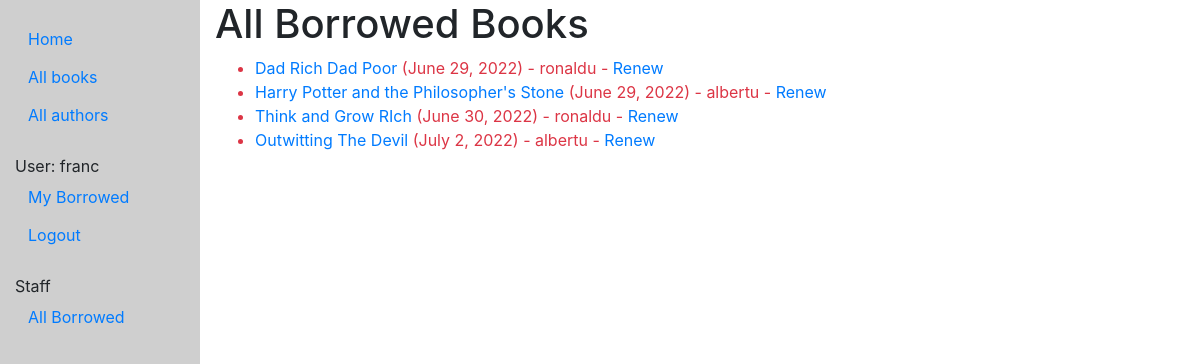
Page /catalog/borrowed/ (signed in) on the committed database.
### catalog/models.py (models this page shows, shortened)
class BookInstance(models.Model):
    id = models.UUIDField(primary_key=True, default=uuid.uuid4, help_text='Unique ID for this particular book across while library')
    book = models.ForeignKey('Book', on_delete=models.SET_NULL, null=True)
    imprint = models.CharField(max_length=200)
    due_back = models.DateField(null=True, blank=True)
    borrower = models.ForeignKey(User, on_delete=models.SET_NULL, null=True, blank=True)
    LOAN_STATUS = (
        ('m', 'Maintenance'),
        ('o', 'On Loan'),
        ('a', 'Available'),
        ('r', 'Reversed'),
    )
    status = models.CharField(
        max_length=1,
        choices=LOAN_STATUS,
        blank=True,
        default='m',
        help_text='Book availability',
    )
    class Meta:
        ordering = ['due_back']
        permissions = (("can_mark_returned", "Set book as returned"), )
    @property
    def is_overdue(self):
        if self.due_back and date.today() > self.due_back:
            return True
        return False

class Book(models.Model):
    title = models.CharField(max_length=200)
    author = models.ForeignKey('Author', on_delete=models.SET_NULL, null=True)
    summary = models.TextField(max_length=1000, help_text='Enter a brief description of the book')
    isbn = models.CharField('ISBN', max_length=13, help_text='13 Character <a href="https://www.isbn-international.org/content/what-isbn">ISBN number</a>')
    genre = models.ManyToManyField(Genre, help_text='Select a genre for this book')
    language = models.ForeignKey('Language', on_delete=models.SET_NULL, null=True)
    class Meta:
        ordering = ['title', 'author']
    def display_genre(self):
        """Creates a string for the Genre. This is required to display genre in Admin"""
        return ', '.join([genre.name for genre in self.genre.all()[:3]])
    display_genre.short_description = 'Genre'

### catalog/views.py (the view)
# urls.py: path(r'borrowed/', views.LoanedAllBooksListView.as_view(), name='all-borrowed'),
class LoanedAllBooksListView(PermissionRequiredMixin, generic.ListView):
    permission_required = 'catalog.can_mark_returned'
    model = BookInstance
    template_name = 'catalog/bookinstance_all_borrowed_books.html'
    paginate_by = 10
    def get_queryset(self):
        return BookInstance.objects.filter(status__exact='o').order_by('due_back')

### catalog/templates/catalog/bookinstance_all_borrowed_books.html
{% extends "basic_generic.html" %}
{% block content %}
    <h1>All Borrowed Books</h1>
    {% if bookinstance_list %}
        <ul>
            {% for bookinst in bookinstance_list %}
                <li class="{% if bookinst.is_overdue %}text-danger{% endif %}">
                    <a href="{% url 'book-detail' bookinst.book.pk %}">{{ bookinst.book.title }}</a>
                    ({{bookinst.due_back}}) - {{ bookinst.borrower }}
                    {% if perms.catalog.can_mark_returned %}- <a href="{% url 'renew-book-librarian' bookinst.id %}">Renew</a>{% endif %}
                </li>
            {% endfor %}
        </ul>
    {% else %}
        <p>There are no books borrowed.</p>
    {% endif %}
{% endblock %}

### catalog/templates/basic_generic.html (shortened to what this page needs)
<!DOCTYPE html>
<html lang="en">
<head>
    <link rel="stylesheet" href="https://stackpath.bootstrapcdn.com/bootstrap/4.1.3/css/bootstrap.min.css">
    {% load static %}
    <link rel="stylesheet" href="{% static 'css/styles.css' %}">
</head>
<body>
    <div class="container-fluid">
        <div class="row">
            <div class="col-sm-2 area-lateral" >
            {% block sidebar %}
                <ul class="sidebar-nav">
                    <li><a class="btn btn-link" href="{% url 'index' %}">Home</a></li>
                    <li><a class="btn btn-link" href="{% url 'books' %}">All books</a></li>
                    <li><a class="btn btn-link" href="{% url 'authors' %}">All authors</a></li>
                </ul>
                <ul class="sidebar-nav">
                        {% if user.is_authenticated %}
                            <li>User: {{ user.get_username }}</li>
                            <li><a class="btn btn-link" href="{% url 'my-borrowed' %}">My Borrowed</a></li>
                            <li><a class="btn btn-link" href="{% url 'logout' %}?next={{request.path}}">Logout</a></li>
                        {% else %}
                            <li><a class="btn btn-link" href="{% url 'login'%}?next={{ request.path }}">Login</a></li>
                        {% endif %}
                </ul>
                {% if user.is_staff %}
                    {% if perms.catalog.can_mark_returned %}
                    <ul class="sidebar-nav">
                        <li>Staff</li>
                        <li><a class="btn btn-link" href="{% url 'all-borrowed' %}">All Borrowed</a></li>
                    </ul>
                    {% endif %}
                {% endif %}
            {% endblock %}
            </div>
            <div class="col-sm-10">
                {% block content %}{% endblock %}
            </div>
        </div>
    </div>
</body>
</html>

### catalog/static/css/styles.css (style rules this page uses)
.sidebar-nav { margin-top: 20px; padding: 0; list-style: none; }
.area-lateral { background-color: #CFCFCF; height: 100vh; }
a { style: btn btn-link; }

### rows in the picture
BookInstance: book "Dad Rich Dad Poor", due_back "June 29, 2022", borrower "ronaldu"
BookInstance: book "Harry Potter and the Philosopher's Stone", due_back "June 29, 2022", borrower "albertu"
BookInstance: book "Think and Grow RIch", due_back "June 30, 2022", borrower "ronaldu"
BookInstance: book "Outwitting The Devil", due_back "July 2, 2022", borrower "albertu"

### other values in the picture
{{ user.get_username }} "franc"
